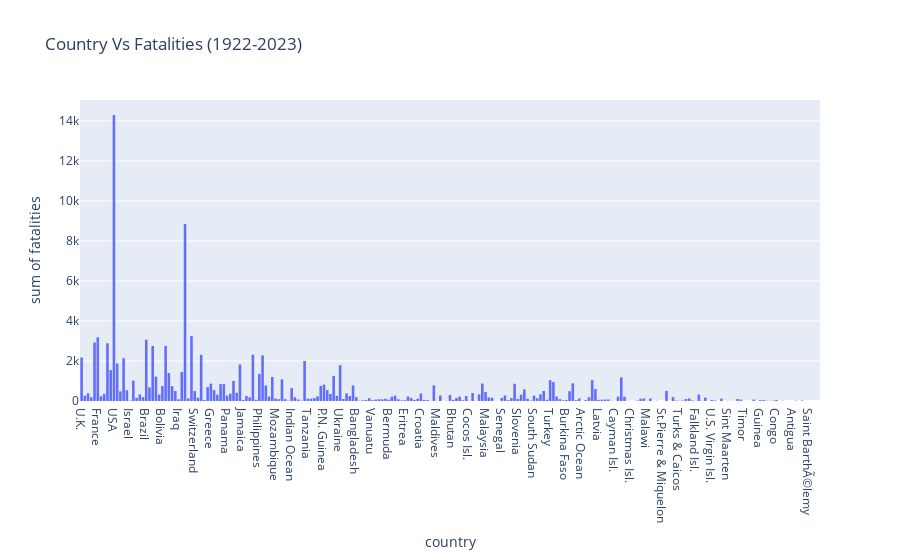

The notebook cell this image was saved under:
### Code cell
fig = px.histogram(accident,x='country',y='fatalities',
            labels = {
                'counry' : 'Countries',
            },title='Country Vs Fatalities (1922-2023)')
fig.show()

### Figure 1 — Plotly figure (JSON) as saved in the notebook; plotly's stock layout.template omitted (floating-point values rounded to 4 significant figures; data arrays with more than 128 entries replaced by an {"elided": "..."} marker saying what was removed)
{"data": [{"alignmentgroup": "True", "bingroup": "x", "histfunc": "sum", "hovertemplate": "country=%{x}<br>sum of fatalities=%{y}<extra></extra>", "legendgroup": "", "marker": {"color": "#636efa", "pattern": {"shape": ""}}, "name": "", "offsetgroup": "", "orientation": "v", "showlegend": false, "type": "histogram", "x": {"elided": "18492 str values"}, "xaxis": "x", "y": {"elided": "18492 str values"}, "yaxis": "y"}], "layout": {"barmode": "relative", "legend": {"tracegroupgap": 0}, "title": {"text": "Country Vs Fatalities (1922-2023)"}, "xaxis": {"anchor": "y", "domain": [0, 1], "title": {"text": "country"}}, "yaxis": {"anchor": "x", "domain": [0, 1], "title": {"text": "sum of fatalities"}}}}
